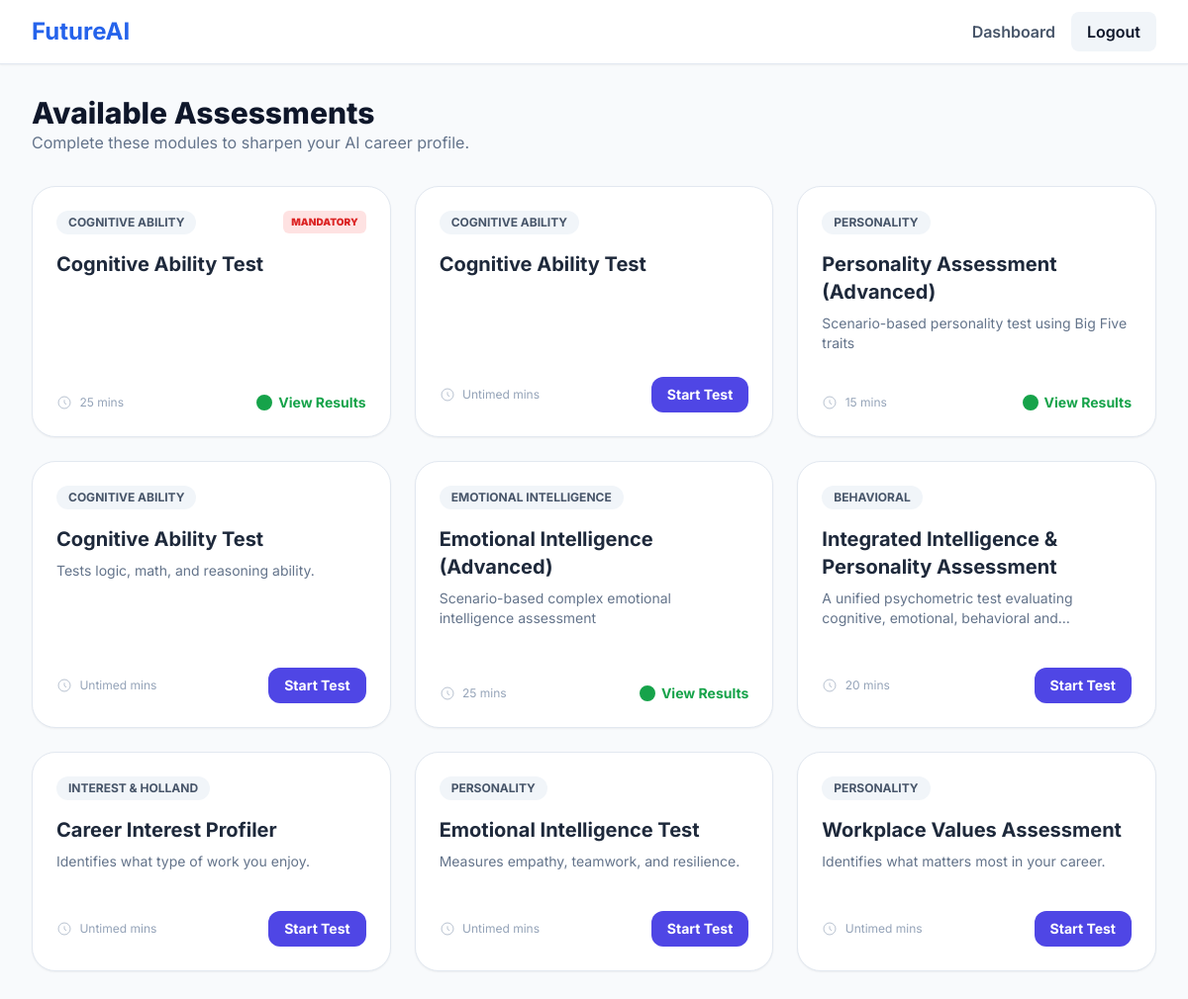
The app's page /assessments/ (signed in) with its own data.
### apps/assessments/models.py (models this page shows, shortened)
class Test(models.Model):
    class Category(models.TextChoices):
        COGNITIVE   = 'cognitive',   'Cognitive Ability'
        PERSONALITY = 'personality', 'Personality'
        INTEREST    = 'interest',    'Interest & Holland'
        EMOTIONAL   = 'emotional',   'Emotional Intelligence'
        BEHAVIORAL  = 'behavioral',  'Behavioral'
        CREATIVE    = 'creative',    'Creativity'
    name            = models.CharField(max_length=100)
    slug            = models.SlugField(unique=True)
    description     = models.TextField(blank=True)
    category        = models.CharField(max_length=20, choices=Category.choices)
    test_type       = models.CharField(max_length=20, choices=TestType.choices)
    is_mandatory    = models.BooleanField(default=False)
    time_limit_mins = models.PositiveIntegerField(null=True, blank=True)
    order           = models.PositiveSmallIntegerField(default=0)
    applicable_levels = models.JSONField(default=list)
    class Meta:
        ordering = ['order']

### apps/assessments/views.py (the view)
# urls.py: path('', views.test_list, name='test_list'),
@login_required
def test_list(request):
    user = request.user
    profile = getattr(user, 'profile', None)
    tests = Test.objects.all()
    if profile:
        if profile.current_stage in ['school_low', 'school_high']:
            if profile.class_level:
                tests = tests.filter(
                    applicable_levels__icontains=str(profile.class_level)
                )
        else:
            tests = tests.filter(
                applicable_levels__icontains=profile.current_stage
            )
    tests = tests.order_by('order')
    attempts = UserTestAttempt.objects.filter(user=user)
    attempt_map = {a.test_id: a.status for a in attempts}
    for test in tests:
        test.user_status = attempt_map.get(test.id, 'not_started')
    return render(request, 'assessments/test_list.html', {
        'tests': tests
    })

### templates/assessments/test_list.html
{% extends "base.html" %}
{% block content %}
<div class="space-y-8">
    <div>
        <h1 class="text-3xl font-extrabold text-slate-900">Available Assessments</h1>
        <p class="text-slate-500">Complete these modules to sharpen your AI career profile.</p>
    </div>
    <div class="grid grid-cols-1 md:grid-cols-2 lg:grid-cols-3 gap-6">
        {% for test in tests %}
        <div class="bg-white p-6 rounded-3xl border border-slate-200 shadow-sm hover:shadow-md transition-shadow flex flex-col justify-between">
            <div>
                <div class="flex justify-between items-start mb-4">
                    <span class="px-3 py-1 bg-slate-100 text-slate-600 text-xs font-bold rounded-full uppercase">
                        {{ test.get_category_display }}
                    </span>
                    {% if test.is_mandatory %}
                    <span class="text-[10px] bg-red-100 text-red-600 px-2 py-1 rounded-md font-black uppercase">Mandatory</span>
                    {% endif %}
                </div>
                <h3 class="text-xl font-bold text-slate-800 mb-2">{{ test.name }}</h3>
                <p class="text-slate-500 text-sm mb-6 line-clamp-2">{{ test.description }}</p>
            </div>
            <div class="flex items-center justify-between mt-4">
                <span class="text-xs text-slate-400">
                    <svg class="w-4 h-4 inline mr-1" fill="none" stroke="currentColor" viewBox="0 0 24 24"><path d="M12 8v4l3 3m6-3a9 9 0 11-18 0 9 9 0 0118 0z"></path></svg>
                    {{ test.time_limit_mins|default:"Untimed" }} mins
                </span>
                {% if test.user_status == 'completed' %}
                    <a href="{% url 'assessments:test_results' test.slug %}" class="text-green-600 font-bold text-sm flex items-center hover:underline">
                        <svg class="w-5 h-5 mr-1" fill="currentColor" viewBox="0 0 20 20"><path d="M10 18a8 8 0 100-16 8 8 0 000 16zm3.707-9.293a1 1 0 00-1.414-1.414L9 10.586 7.707 9.293a1 1 0 00-1.414 1.414l2 2a1 1 0 001.414 0l4-4z"></path></svg>
                        View Results
                    </a>
                {% else %}
                    <a href="{% url 'assessments:take_test' test.slug %}" class="px-4 py-2 bg-indigo-600 text-white text-sm font-bold rounded-xl hover:bg-indigo-700 transition-colors">
                        Start Test
                    </a>
                {% endif %}
            </div>
        </div>
        {% empty %}
        <div class="col-span-full py-20 text-center bg-white rounded-3xl border border-dashed border-slate-300">
            <p class="text-slate-400">No assessments available yet. Check back soon!</p>
        </div>
        {% endfor %}
    </div>
</div>
{% endblock %}

### templates/base.html (shortened to what this page needs)
<!DOCTYPE html>
<html lang="en" class="scroll-smooth">
<head>
    <script src="https://cdn.tailwindcss.com"></script>
</head>
<body class="bg-slate-50 text-slate-900">
    <nav class="bg-white border-b border-slate-200 shadow-sm fixed w-full z-50">
        <div class="max-w-7xl mx-auto px-4 sm:px-6 lg:px-8">
            <div class="flex justify-between h-16 items-center">
                <div class="flex items-center">
                    <span class="text-2xl font-bold text-blue-600">FutureAI</span>
                </div>
                <div class="hidden md:flex space-x-4 items-center">
                    {% if user.is_authenticated %}
                        <a href="{% url 'dashboard:home' %}" class="text-slate-600 hover:text-blue-600 font-semibold">Dashboard</a>
                        <a href="{% url 'accounts:logout' %}" class="px-4 py-2 bg-slate-100 rounded-lg hover:bg-slate-200 font-semibold">Logout</a>
                    {% else %}
                        <a href="{% url 'accounts:login' %}" class="text-slate-600 hover:text-blue-600 font-semibold">Login</a>
                        <a href="{% url 'accounts:register' %}" class="px-4 py-2 bg-blue-600 text-white rounded-lg hover:bg-blue-700 font-semibold">Get Started</a>
                    {% endif %}
                </div>
            </div>
        </div>
    </nav>
    <main class="max-w-7xl mx-auto px-4 sm:px-6 lg:px-8 pt-24 pb-12">
        {% block content %}{% endblock %}
    </main>
</body>
</html>

### templates/base.html (style rules this page uses)
body { font-family: 'Inter', sans-serif; }

### records on screen
Test: category "COGNITIVE ABILITY", is_mandatory "MANDATORY", name "Cognitive Ability Test", time_limit_mins "25", shows "View Results"
Test: category "COGNITIVE ABILITY", name "Cognitive Ability Test", time_limit_mins "Untimed", shows "Start Test"
Test: category "PERSONALITY", name "Personality Assessment (Advanced)", description "Scenario-based personality test using Big Five traits", time_limit_mins "15", shows "View Results"
Test: category "COGNITIVE ABILITY", name "Cognitive Ability Test", description "Tests logic, math, and reasoning ability.", time_limit_mins "Untimed", shows "Start Test"
Test: category "EMOTIONAL INTELLIGENCE", name "Emotional Intelligence (Advanced)", description "Scenario-based complex emotional intelligence assessment", time_limit_mins "25", shows "View Results"
Test: category "BEHAVIORAL", name "Integrated Intelligence & Personality Assessment", description "A unified psychometric test evaluating cognitive, emotional, behavioral…", time_limit_mins "20", shows "Start Test"
Test: category "INTEREST & HOLLAND", name "Career Interest Profiler", description "Identifies what type of work you enjoy.", time_limit_mins "Untimed", shows "Start Test"
Test: category "PERSONALITY", name "Emotional Intelligence Test", description "Measures empathy, teamwork, and resilience.", time_limit_mins "Untimed", shows "Start Test"
Test: category "PERSONALITY", name "Workplace Values Assessment", description "Identifies what matters most in your career.", time_limit_mins "Untimed", shows "Start Test"
